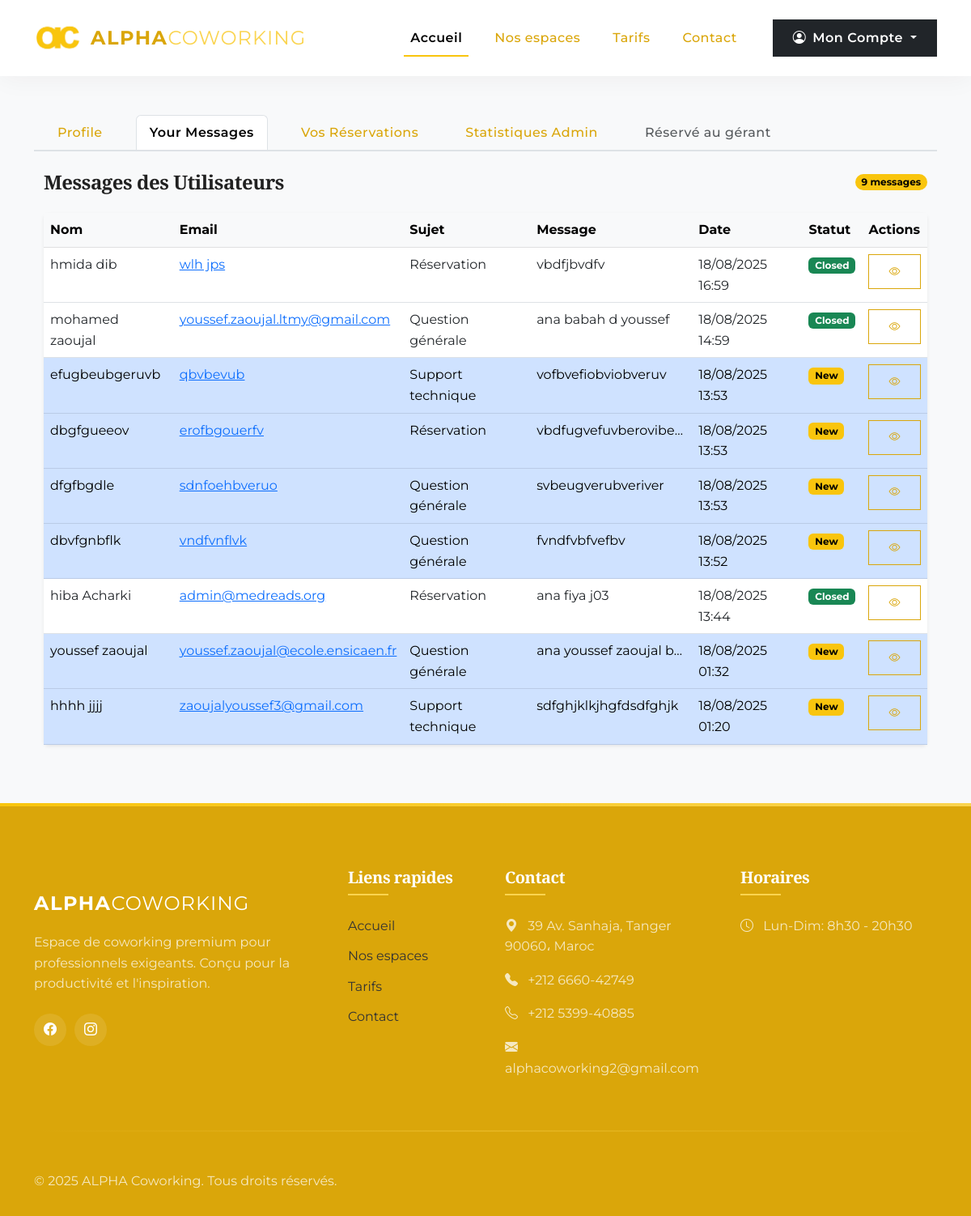
The page /dashboard/messages (signed in) on the database as committed earlier.
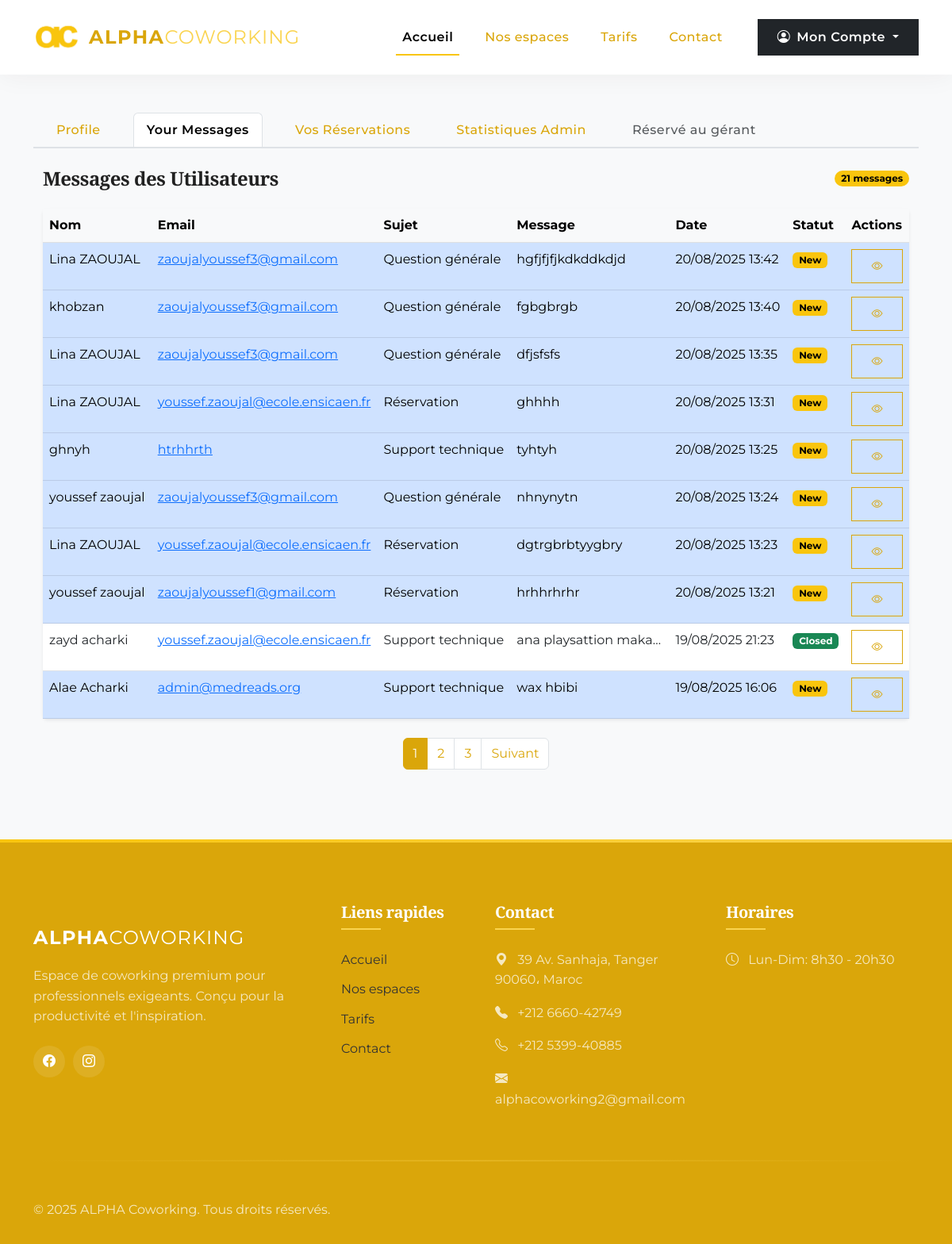
The same page on the database as committed later.
### pythonic/models.py (models this page shows, shortened)
class ContactMessage(db.Model):
    id = db.Column(db.Integer, primary_key=True)
    full_name = db.Column(db.String(50), nullable=False)
    email = db.Column(db.String(120), nullable=False)
    subject = db.Column(db.String(100), nullable=False)
    message = db.Column(db.Text, nullable=False)
    date_submitted = db.Column(db.DateTime, nullable=False, default=datetime.utcnow)
    status = db.Column(db.String(20), nullable=False, default='new')  # new, in_progress, resolved

### pythonic/contact/routes.py (the view)
@contact.route('/dashboard/messages')
@login_required
def admin_messages():
    page = request.args.get('page', 1, type=int)
    message_id = request.args.get('message_id', None, type=int)
    per_page = 10
    if message_id:
        message = ContactMessage.query.get_or_404(message_id)
        if message.status == 'new':
            message.status = 'in_progress'
            db.session.commit()
        return render_template('message_detail.html', message=message)
    messages = ContactMessage.query.order_by(ContactMessage.date_submitted.desc())\
                       .paginate(page=page, per_page=per_page)
    return render_template('contact.html',
                         messages=messages,
                         active_tab='messages')

### pythonic/models.py (called while the page is built)
@login_manager.user_loader
def load_user(user_id):
    return User.query.get(int(user_id))

### pythonic/templates/contact.html (shortened to what this page needs)
{% extends "dashboard.html" %}
{% block contact %}
<div class="container-fluid py-4">
  <div class="d-flex justify-content-between align-items-center mb-4">
    <h2 class="h4 fw-bold mb-0">Messages des Utilisateurs</h2>
    <span class="badge bg-primary rounded-pill">{{ messages.total }} messages</span>
  </div>
  <div class="card border-0 shadow-sm">
    <div class="table-responsive">
      <table class="table table-hover mb-0">
        <thead class="table-light">
          <tr>
            <th>Nom</th>
            <th>Email</th>
            <th>Sujet</th>
            <th>Message</th>
            <th>Date</th>
            <th>Statut</th>
            <th>Actions</th>
          </tr>
        </thead>
        <tbody>
          {% for message in messages.items %}
          <tr class="{% if message.status == 'new' %}table-primary{% endif %}">
            <td>{{ message.full_name }}</td>
            <td><a href="mailto:{{ message.email }}">{{ message.email }}</a></td>
            <td>{{ message.subject }}</td>
            <td class="text-truncate" style="max-width: 200px;">{{ message.message }}</td>
            <td>{{ message.date_submitted.strftime('%d/%m/%Y %H:%M') }}</td>
            <td>
              <span class="badge
                {% if message.status == 'new' %}bg-primary
                {% elif message.status == 'in_progress' %}bg-warning text-dark
                {% else %}bg-success{% endif %}">
                {{ message.status|replace('_', ' ')|title }}
              </span>
            </td>
            <td>
              <a href="{{ url_for('contact.admin_messages', message_id=message.id) }}"
                 class="btn btn-sm btn-outline-primary">
                <i class="bi bi-eye"></i>
              </a>
            </td>
          </tr>
          {% else %}
          <tr>
            <td colspan="7" class="text-center py-4">Aucun message trouvé</td>
          </tr>
          {% endfor %}
        </tbody>
      </table>
    </div>
  </div>
  {% if messages.pages > 1 %}
  <nav class="mt-4" aria-label="Messages pagination">
    <ul class="pagination justify-content-center">
      {% for page_num in messages.iter_pages(left_edge=1, right_edge=1, left_current=2, right_current=3) %}
        {% if page_num %}
          <li class="page-item {% if page_num == messages.page %}active{% endif %}">
            <a class="page-link" href="{{ url_for('contact.admin_messages', page=page_num) }}">{{ page_num }}</a>
          </li>
        {% else %}
          <li class="page-item disabled">
            <span class="page-link">...</span>
          </li>
        {% endif %}
      {% endfor %}
      {% if messages.has_next %}
      <li class="page-item">
        <a class="page-link" href="{{ url_for('contact.admin_messages', page=messages.next_num) }}">Suivant</a>
      </li>
      {% endif %}
    </ul>
  </nav>
  {% endif %}
</div>
{% endblock %}

Rows that differ between the two databases and show on the page:
no longer on this page (row unchanged): ContactMessage: full_name "hmida dib", email "wlh jps", subject "Réservation", message "vbdfjbvdfv", date_submitted "18/08/2025 16:59", status "Closed"
no longer on this page (row unchanged): ContactMessage: full_name "mohamed zaoujal", email "youssef.zaoujal.ltmy@gmail.com", subject "Question générale", message "ana babah d youssef", date_submitted "18/08/2025 14:59", status "Closed"
no longer on this page (row unchanged): ContactMessage: full_name "efugbeubgeruvb", email "qbvbevub", subject "Support technique", message "vofbvefiobviobveruv", date_submitted "18/08/2025 13:53", status "New"
no longer on this page (row unchanged): ContactMessage: full_name "dbgfgueeov", email "erofbgouerfv", subject "Réservation", message "vbdfugvefuvberovibe…", date_submitted "18/08/2025 13:53", status "New"
no longer on this page (row unchanged): ContactMessage: full_name "dfgfbgdle", email "sdnfoehbveruo", subject "Question générale", message "svbeugverubveriver", date_submitted "18/08/2025 13:53", status "New"
no longer on this page (row unchanged): ContactMessage: full_name "dbvfgnbflk", email "vndfvnflvk", subject "Question générale", message "fvndfvbfvefbv", date_submitted "18/08/2025 13:52", status "New"
no longer on this page (row unchanged): ContactMessage: full_name "hiba Acharki", email "admin@medreads.org", subject "Réservation", message "ana fiya j03", date_submitted "18/08/2025 13:44", status "Closed"
no longer on this page (row unchanged): ContactMessage: full_name "youssef zaoujal", email "youssef.zaoujal@ecole.ensicaen.fr", subject "Question générale", message "ana youssef zaoujal b…", date_submitted "18/08/2025 01:32", status "New"
no longer on this page (row unchanged): ContactMessage: full_name "hhhh jjjj", email "zaoujalyoussef3@gmail.com", subject "Support technique", message "sdfghjklkjhgfdsdfghjk", date_submitted "18/08/2025 01:20", status "New"
added ContactMessage: full_name "Lina ZAOUJAL", email "zaoujalyoussef3@gmail.com", subject "Question générale", message "hgfjfjfjkdkddkdjd", date_submitted "20/08/2025 13:42", status "New"
added ContactMessage: full_name "khobzan", email "zaoujalyoussef3@gmail.com", subject "Question générale", message "fgbgbrgb", date_submitted "20/08/2025 13:40", status "New"
added ContactMessage: full_name "Lina ZAOUJAL", email "zaoujalyoussef3@gmail.com", subject "Question générale", message "dfjsfsfs", date_submitted "20/08/2025 13:35", status "New"
added ContactMessage: full_name "Lina ZAOUJAL", email "youssef.zaoujal@ecole.ensicaen.fr", subject "Réservation", message "ghhhh", date_submitted "20/08/2025 13:31", status "New"
added ContactMessage: full_name "ghnyh", email "htrhhrth", subject "Support technique", message "tyhtyh", date_submitted "20/08/2025 13:25", status "New"
added ContactMessage: full_name "youssef zaoujal", email "zaoujalyoussef3@gmail.com", subject "Question générale", message "nhnynytn", date_submitted "20/08/2025 13:24", status "New"
added ContactMessage: full_name "Lina ZAOUJAL", email "youssef.zaoujal@ecole.ensicaen.fr", subject "Réservation", message "dgtrgbrbtyygbry", date_submitted "20/08/2025 13:23", status "New"
added ContactMessage: full_name "youssef zaoujal", email "zaoujalyoussef1@gmail.com", subject "Réservation", message "hrhhrhrhr", date_submitted "20/08/2025 13:21", status "New"
added ContactMessage: full_name "zayd acharki", email "youssef.zaoujal@ecole.ensicaen.fr", subject "Support technique", message "ana playsattion maka…", date_submitted "19/08/2025 21:23", status "Closed"
added ContactMessage: full_name "Alae Acharki", email "admin@medreads.org", subject "Support technique", message "wax hbibi", date_submitted "19/08/2025 16:06", status "New"
Other text that changed with them:
{{ messages.total }}: "9" → "21"
new list line: "1"
new list line: "2"
new list line: "3"
text now shown: "Suivant"
